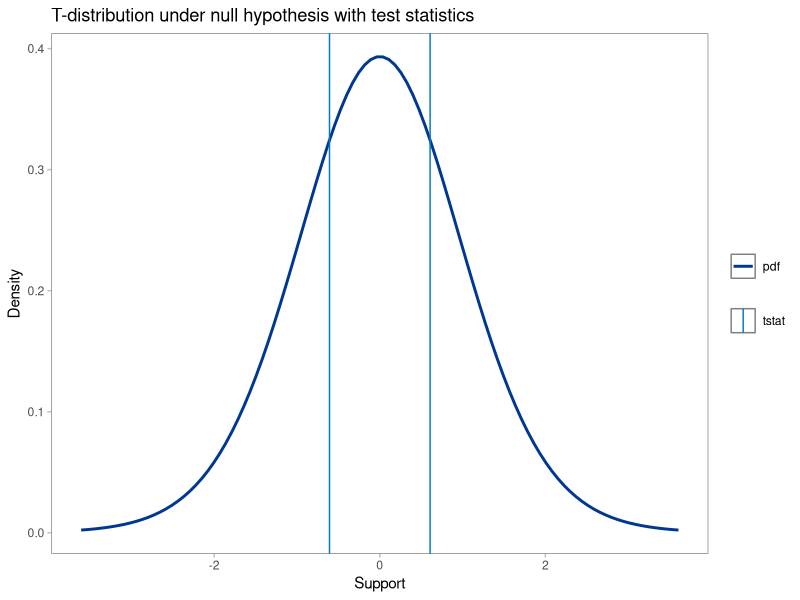
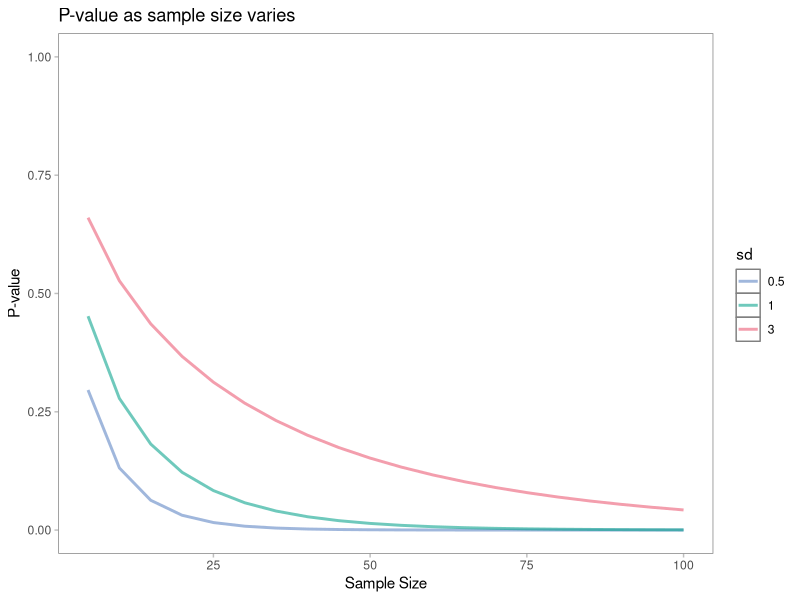
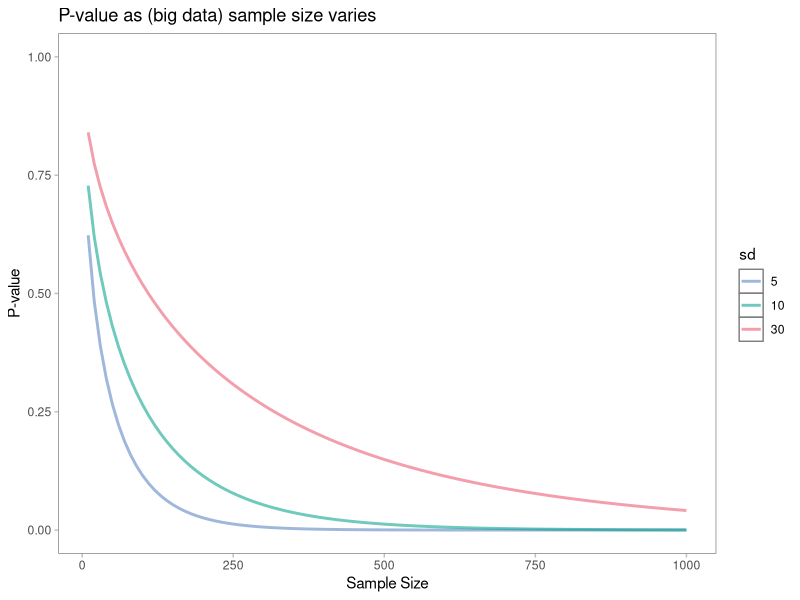
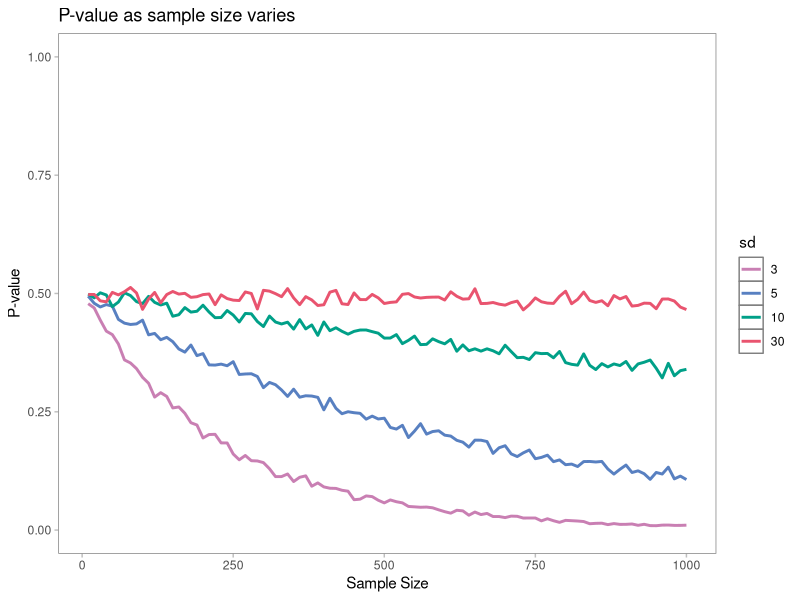

R code for these plots, in order: (Note: a time limit stopped this script after it produced the figures.)
## ---- chunk 1
knitr::opts_chunk$set(echo = TRUE)
library(ggplot2)
## ---- chunk 2
clean_theme <- theme(plot.background = element_rect(fill = "#FFFFFF"),
                     panel.background = element_rect(fill = "#FFFFFF", color = "#808080"),
                     # panel.grid.major = element_line(color = alpha("#808080",0.5)),
                     # panel.grid.minor = element_blank(),
                     panel.grid = element_blank(),
                     axis.ticks = element_line(color = alpha("#808080",0.5)),
                     legend.background = element_rect(fill = "#FFFFFF"),
                     legend.key = element_rect(fill = "#FFFFFF"))
## ---- chunk 3
driver_welch_ttest <- function(g1_N,
                               g2_N,
                               g1_mean,
                               g2_mean,
                               g1_var,
                               g2_var) {
  g1_var_N <- g1_var / g1_N
  g2_var_N <- g2_var / g2_N
  tstat <- (g1_mean - g2_mean) / sqrt(g1_var_N + g2_var_N)
  denom <- (g1_var_N ^ 2 / (g1_N - 1)) + (g2_var_N ^ 2 / (g2_N - 1))
  degfree <- (g1_var_N + g2_var_N) ^ 2 / denom
  pvalue <- 2 * pt(-abs(tstat), degfree, 0)
  result <- list(tstat = tstat,
                 degfree = degfree,
                 pvalue = pvalue)
  return(result)
}

welch_ttest <- function(g1, g2) {
  g1_mean <- mean(g1)
  g2_mean <- mean(g2)
  g1_N <- length(g1)
  g2_N <- length(g2)
  g1_var <- var(g1)
  g2_var <- var(g2)
  result <- driver_welch_ttest(g1_N, g2_N,
                               g1_mean, g2_mean,
                               g1_var, g2_var)
  class(result) <- "welch_ttest"
  return(result)
}
## ---- chunk 4
# a <- rnorm(10, 10, 1)
# b <- rnorm(10, 10.5, 1)
a <-
  c(
    11.08954,
    10.57027,
    10.59684,
    8.993971,
    10.4428,
    9.655154,
    11.18748,
    9.881074,
    10.74739,
    11.76134
  )
b <-
  c(
    10.29069,
    9.662908,
    9.794825,
    11.21004,
    10.51539,
    10.49349,
    11.57189,
    10.28759,
    11.35425,
    11.86643
  )
wttest <- welch_ttest(a, b)
wttest
## ---- chunk 5
t.test(a, b, mu = 0)
## ---- chunk 6
plot.welch_ttest <- function(obj) {
  tstat <- abs(obj$tstat)
  # data
  tol <- 3
  lbound <- -tstat - tol
  rbound <- tstat + tol
  support <- seq(lbound, rbound, length.out = 100)
  p <- dt(support, obj$degfree, 0)
  # data frames
  plot_data <- data.frame(support = support, p = p)
  tstat <- data.frame(x = c(-tstat,tstat), name = "tstat")
  # plot
  ttest_plot <- ggplot(data = plot_data) +
    clean_theme +
    theme(legend.title = element_blank()) +
    ggtitle("T-distribution under null hypothesis with test statistics") +
    xlab("Support") + ylab("Density") +
    geom_line(size = 1, aes(x = support, y = p, color = "pdf")) +
    geom_vline(aes(xintercept = x, linetype = name), color = "#0078C8", data = tstat) +
    scale_color_manual(labels = c("pdf"), values = c("#003791"))
    
  return(ttest_plot)
}
## ---- chunk 7
plot(wttest)
## ---- chunk 8
sizes <- seq(5, 100, by = 5)
sd_value <- c(0.5, 1, 3)
sim_pvalues <- list()
i <- 1
for (N in sizes) {
  for (s in sd_value) {
    nr_wttest <- driver_welch_ttest(N, N, 10, 10.5, s, s)
    sim_pvalues[[i]] <- c(sample_size = N, std_dev = s, p_value = nr_wttest$pvalue)
    i <- i + 1
  }
}
sim_pvalues <- do.call("rbind", sim_pvalues)
sim_pvalues <- data.frame(sim_pvalues)
sim_pvalues$std_dev <- factor(sim_pvalues$std_dev)
## ---- chunk 9
ggplot(data = sim_pvalues, aes(x = sample_size, y = p_value, group = std_dev, color = std_dev)) +
  clean_theme + 
  ggtitle("P-value as sample size varies") +
  xlab("Sample Size") + ylab("P-value") +
  ylim(0,1) + 
  scale_color_manual(values=c("#5880C190","#00A08890","#E9546F90"), name = "sd") +
  geom_line(size = 1)
## ---- chunk 10
sizes <- seq(10, 1e3, by = 10)
sd_value <- c(5, 10, 30)
sim_pvalues <- list()
i <- 1
for (N in sizes) {
  for (s in sd_value) {
    nr_wttest <- driver_welch_ttest(N, N, 10, 10.5, s, s)
    sim_pvalues[[i]] <- c(sample_size = N, std_dev = s, p_value = nr_wttest$pvalue)
    i <- i + 1
  }
}
sim_pvalues <- do.call("rbind", sim_pvalues)
sim_pvalues <- data.frame(sim_pvalues)
sim_pvalues$std_dev <- factor(sim_pvalues$std_dev)
## ---- chunk 11
ggplot(data = sim_pvalues, aes(x = sample_size, y = p_value, group = std_dev, color = std_dev)) +
  clean_theme + 
  ggtitle("P-value as (big data) sample size varies") +
  xlab("Sample Size") + ylab("P-value") +
  ylim(0,1) + 
  scale_color_manual(values=c("#5880C190","#00A08890","#E9546F90"), name = "sd") +
  geom_line(size = 1)
## ---- chunk 12
sizes <- seq(10, 1e3, by = 10)
sd_value <- c(3, 5, 10, 30)
sim_pvalues <- list()
i <- 1
for (N in sizes) {
  for (s in sd_value) {
    pvalue <- c()
    for (n in 1:1e3) {
      x <- rnorm(N, 10, s)
      y <- rnorm(N, 10.5, s)
      nr_wttest <- welch_ttest(x, y)
      # nr_wttest <- t.test(x, y, mu = 0)
      pvalue[n] <- nr_wttest$pvalue
    }
    sim_pvalues[[i]] <- c(sample_size = N, std_dev = s, p_value = mean(pvalue))
    i <- i + 1
  }
}
sim_pvalues <- do.call("rbind", sim_pvalues)
sim_pvalues <- data.frame(sim_pvalues)
sim_pvalues$std_dev <- factor(sim_pvalues$std_dev)
## ---- chunk 13
ggplot(data = sim_pvalues, aes(x = sample_size, y = p_value, group = std_dev, color = std_dev)) +
  clean_theme + 
  ggtitle("P-value as sample size varies") +
  xlab("Sample Size") + ylab("P-value") +
  ylim(0,1) + 
  scale_color_manual(values=c("#C97FB3", "#5880C1","#00A088","#E9546F"), name = "sd") +
  geom_line(size = 1)
## ---- chunk 14
sizes <- seq(10, 3e3, by = 10)
sd_value <- seq(1, 20, by = 1)
sim_pvalues_heat <- list()
i <- 1
for (N in sizes) {
  for (s in sd_value) {
    pvalue <- c()
    for (n in 1:100) {
      x <- rnorm(N, 10, s)
      y <- rnorm(N, 10.5, s)
      nr_wttest <- welch_ttest(x, y)
      pvalue[n] <- nr_wttest$pvalue
    }
    sim_pvalues_heat[[i]] <- c(sample_size = N, std_dev = s, p_value = mean(pvalue))
    i <- i + 1
  }
}
sim_pvalues_heat <- do.call("rbind", sim_pvalues_heat)
sim_pvalues_heat <- data.frame(sim_pvalues_heat)
# sim_pvalues_heat$std_dev <- factor(sim_pvalues_heat$std_dev)
## ---- chunk 15
ggplot(data = sim_pvalues_heat, aes(x = sample_size, y = std_dev, fill = p_value)) +
  clean_theme +
  ggtitle("P-values by sample size and variance") +
  xlab("Sample Size") + ylab("Standard Deviation") +
  scale_fill_gradientn(colors = c("#003791","#99afd3")) +
  geom_raster() 
